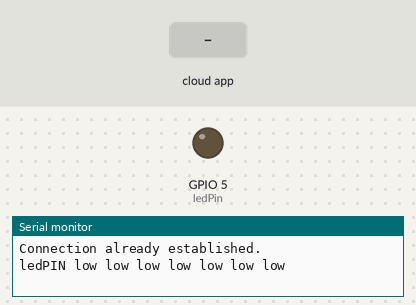
Recording of a sketch running on a simulated ESP8266 (NodeMCU). Shown: output pins drawn as LEDs (lit = HIGH), the last lines printed to the serial monitor. Inputs (shaded band) come from the test bench. WiFi joins after 1.5 s; servers stay silent unless stated; the Firebase database answers and starts empty.

Above: at 6.2 s.
6.3 s: the phone or cloud app sets LEDStatus to 1
At 6.9 s:
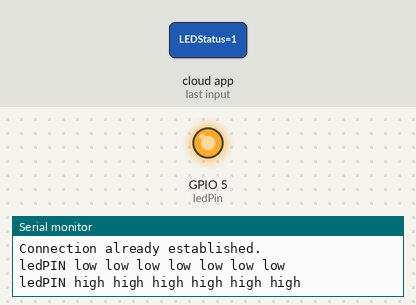
7.8 s: the phone or cloud app sets LEDStatus to 0
At 9.9 s:
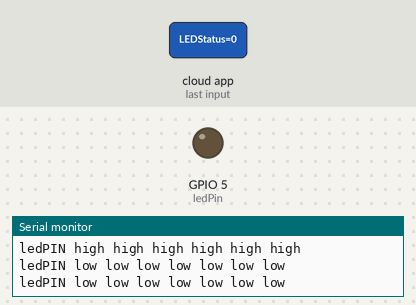
Timing chart, 0 to 11.4 s (numbered marks = the images above; inputs shaded):
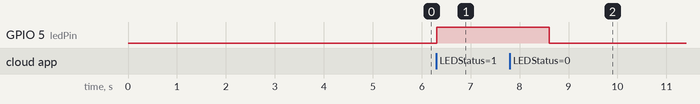

The sketch:

best_code.ino
```cpp
// Test for ESP8266 WPS connection.

#include <FirebaseArduino.h>
#include <ESP8266WiFi.h>

#define FIREBASE_HOST "smartsolutions-d090c-default-rtdb.firebaseio.com"
#define FIREBASE_AUTH "83eft0BVRK8BNeH2RaHBxhQRNLoxsLdrQiHBDImK"

const int ledPin =  5;       // the number of the LED pin

void setup() {
  pinMode(ledPin, OUTPUT);

  Serial.begin(9600);
  // WPS works in STA (Station mode) only.
  WiFi.mode(WIFI_STA);
  delay(1000);
  // Called to check if SSID and password has already been stored by previous WPS call.
  // The SSID and password are stored in flash memory and will survive a full power cycle.
  // Calling ("",""), i.e. with blank string parameters, appears to use these stored values.
  WiFi.begin("","");
  // Long delay required especially soon after power on.
  delay(4000);
  // Check if WiFi is already connected and if not, begin the WPS process.
  if (WiFi.status() != WL_CONNECTED) {
      Serial.println("\nAttempting connection ...");
      WiFi.beginWPSConfig();
      // Another long delay required.
      delay(3000);
      if (WiFi.status() == WL_CONNECTED) {
        Serial.println("Connected!");
        Serial.println(WiFi.localIP());
        Serial.println(WiFi.SSID());
        Serial.println(WiFi.macAddress());
      }
      else {
        Serial.println("Connection failed!");
      }
  }
  else {
    Serial.println("\nConnection already established.");
  }
  Firebase.begin(FIREBASE_HOST);
}

void loop() {
  if (WiFi.status() == WL_CONNECTED) {

    if(Firebase.getInt("LEDStatus")){
      //digitalWrite(LED,HIGH);
      digitalWrite(ledPin,HIGH);

      Serial.println("ledPIN high high high high high high");
    }else{
     //digitalWrite(LED,LOW);
      digitalWrite(ledPin,LOW);

      Serial.println("ledPIN low low low low low low low");
    }

    if (Firebase.failed()) {
      Serial.print("setting /number failed:");
      Serial.println(Firebase.error());

      return;
    }
  } else
  {
          Serial.println("fuck fuck fuck fuck fuck");
  }

    delay(1000);
}
```

Measured:
- after the input at 6.3 s, GPIO 5 (ledPin): LOW → HIGH at once
- after the input at 7.8 s, GPIO 5 (ledPin): HIGH → LOW after 0.80 s
